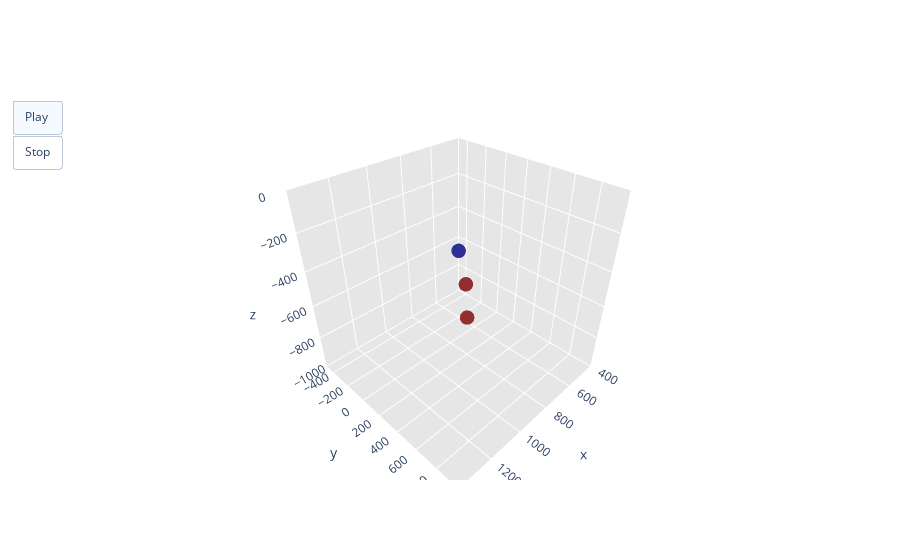

Source (notebook cell):
### Code cell
# this cell was copied and pasted straight from the FreeMoCap output .ipynb file

def calculate_axes_means(skeleton_3d_data):
    mx_skel = np.nanmean(skeleton_3d_data[:,0:33,0])
    my_skel = np.nanmean(skeleton_3d_data[:,0:33,1])
    mz_skel = np.nanmean(skeleton_3d_data[:,0:33,2])

    return mx_skel, my_skel, mz_skel

ax_range = 1500

mx_skel, my_skel, mz_skel = calculate_axes_means(freemocap_3d_body_data)

# Create a list of frames
frames = [go.Frame(data=[go.Scatter3d(
    x=freemocap_3d_body_data[i, [11, 13, 15], 0],
    y=freemocap_3d_body_data[i, [11, 13, 15], 1],
    z=freemocap_3d_body_data[i, [11, 13, 15], 2],
    mode='markers',#+text',
    marker=dict(
        size=5,  # Adjust marker size as needed
        color=freemocap_3d_body_data[i, 11:17:2, 1],
        colorscale='Jet',
        opacity=0.8
    )
)], name=str(i),
# add spherical coord annotations -BD
layout = go.Layout(annotations = [
    dict(
        text = "sin(theta_u + theta_arm - 90(deg)), Bicep force, Elbow angle (between upper and fore-arm): ",
        x = 0.1, y = 1,
        showarrow = False
    ),
    dict(
        text = "\t" + str(freemocap_3d_body_data[i, 32, :]),
        x = 0.1, y = 0.9,
        showarrow = False
    ),
    dict(
        text = "Rho: " + str(freemocap_3d_body_data[i, 27, :]),
        x = 0.1, y = 0.8,
        showarrow = False
    ),
    dict(
        text = "Theta: " + str(freemocap_3d_body_data[i, 28, :]),
        x = 0.1, y = 0.7,
        showarrow = False
    ),
    dict(
        text = "Phi: " + str(freemocap_3d_body_data[i, 29, :]),
        x = 0.1, y = 0.6,
        showarrow = False
    ),
])
) for i in range(freemocap_3d_body_data.shape[0])]

# Define axis properties
axis = dict(
    showbackground=True,
    backgroundcolor="rgb(230, 230,230)",
    gridcolor="rgb(255, 255, 255)",
    zerolinecolor="rgb(255, 255, 255)",
)

# Create a figure
fig = go.Figure(
    data=[go.Scatter3d(
        x=freemocap_3d_body_data[0, [11, 13, 15], 0],
        y=freemocap_3d_body_data[0, [11, 13, 15], 1],
        z=freemocap_3d_body_data[0, [11, 13, 15], 2],
        mode='markers',
        marker=dict(
            size=5,  # Adjust marker size as needed
            color=freemocap_3d_body_data[0, 11:17:2, 1],
            colorscale='Jet',
            opacity=0.8
        )
    )],
    layout=go.Layout(
        scene=dict(
            xaxis=dict(axis, range = [400, 1400]),          #range=[mx_skel-ax_range, mx_skel+ax_range]), # Adjust range as needed
            yaxis=dict(axis, range = [-500, 1000]),       #range=[my_skel-ax_range, my_skel+ax_range]), # Adjust range as needed
            zaxis=dict(axis, range = [-1000, 0]),       #range=[mz_skel-ax_range, mz_skel+ax_range]),  # Adjust range as needed
            aspectmode='cube'
        ),
        updatemenus=[dict(
            type='buttons',
            showactive=True,
            buttons=[dict(
                label='Play',
                method='animate',
                args=[None, {"frame": {"duration": 30}}]
            ),
            # add pause button  -BD
            dict(
                args = [[None], {"frame": {"duration": 0, "redraw": False},
                                 "mode": "immediate",
                                 "transition": {"duration": 0}}],
                label = 'Stop',
                method = 'animate'
            )]
        )]
    ),
    frames=frames
)


fig.show()

### Figure 1 — Plotly figure (JSON) as saved in the notebook; plotly's stock layout.template omitted (floating-point values rounded to 4 significant figures)
{"data": [{"marker": {"color": [0, 124.3, 124.3], "colorscale": [[0, "rgb(0,0,131)"], [0.2, "rgb(0,60,170)"], [0.4, "rgb(5,255,255)"], [0.6, "rgb(255,255,0)"], [0.8, "rgb(250,0,0)"], [1, "rgb(128,0,0)"]], "opacity": 0.8, "size": 5}, "mode": "markers", "type": "scatter3d", "x": [733.9, 765.0, 752.3], "y": [0, 124.3, 124.3], "z": [-423.5, -572.9, -796.4]}], "layout": {"scene": {"aspectmode": "cube", "xaxis": {"backgroundcolor": "rgb(230, 230,230)", "gridcolor": "rgb(255, 255, 255)", "range": [400, 1400], "showbackground": true, "zerolinecolor": "rgb(255, 255, 255)"}, "yaxis": {"backgroundcolor": "rgb(230, 230,230)", "gridcolor": "rgb(255, 255, 255)", "range": [-500, 1000], "showbackground": true, "zerolinecolor": "rgb(255, 255, 255)"}, "zaxis": {"backgroundcolor": "rgb(230, 230,230)", "gridcolor": "rgb(255, 255, 255)", "range": [-1000, 0], "showbackground": true, "zerolinecolor": "rgb(255, 255, 255)"}}, "updatemenus": [{"buttons": [{"args": [null, {"frame": {"duration": 30}}], "label": "Play", "method": "animate"}, {"args": [[null], {"frame": {"duration": 0, "redraw": false}, "mode": "immediate", "transition": {"duration": 0}}], "label": "Stop", "method": "animate"}], "showactive": true, "type": "buttons"}]}}
